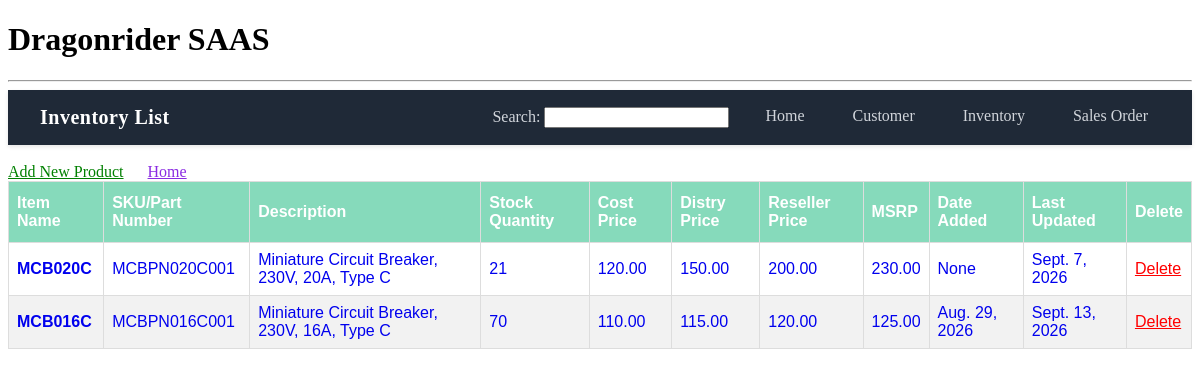
/product/, run on an earlier commit of the app's database.
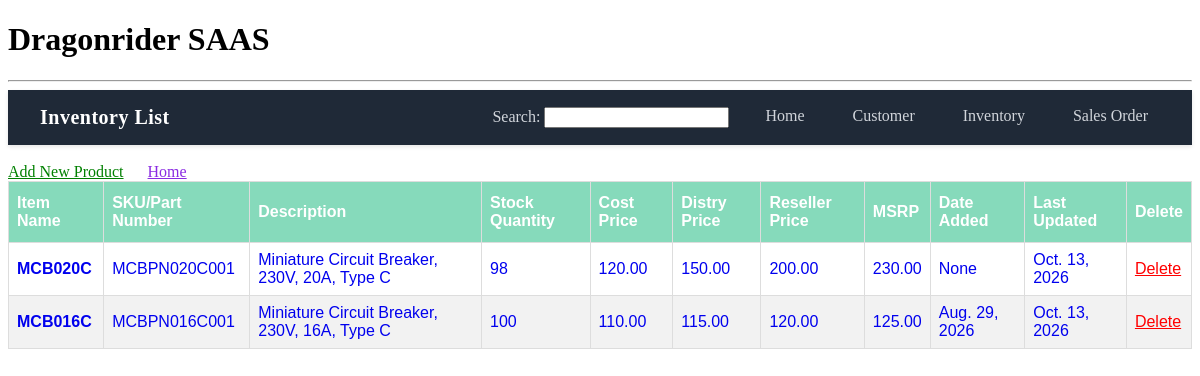
And on a later commit of the database.
### app/models.py (models this page shows, shortened)
class Product(models.Model):
    item_no = models.CharField(max_length=100)
    sku = models.CharField(max_length=50, unique=True)
    description = models.TextField()
    stock_quantity  = models.IntegerField(default=0)
    cost_price = models.DecimalField(max_digits=10, decimal_places=2)
    distry_price = models.DecimalField(max_digits=10, decimal_places=2)
    reseller_price = models.DecimalField(max_digits=10, decimal_places=2)
    MSRP = models.DecimalField(max_digits=10, decimal_places=2)
    dated_added = models.DateField(auto_now_add=True, null=True, blank=True)
    last_updated = models.DateField(auto_now=True, null=True, blank=True)

### app/views.py (the view)
# urls.py: path('product/', views.product_list, name='product_list'),
def product_list(request):
    products = Product.objects.all()
    return render(request, 'inventory/product_list.html', {'products':products})

### app/templates/inventory/product_list.html (shortened to what this page needs)
{% extends 'app/base.html' %}
{% block logo %}Inventory List{% endblock %}
{% load static %}
{% block extra_css %}
<link rel="stylesheet" href="{% static 'app/product_list.css' %}">
{% endblock %}
{% block content %}
<br>
    <a href="{% url 'product_create' %}" style="color: green;">Add New Product</a>
    <a href="{% url 'home' %}" style="color: blueviolet; margin: 20px;">Home</a>
    <table>
        <thead>
            <tr>
                <th>Item Name</th>
                <th>SKU/Part Number</th>
                <th>Description</th>
                <th>Stock Quantity</th>
                <th>Cost Price</th>
                <th>Distry Price</th>
                <th>Reseller Price</th>
                <th>MSRP</th>
                <th>Date Added</th>
                <th>Last Updated</th>
                <th>Delete</th>
            </tr>
        </thead>
        <tbody>
            {% for product in products %}
            <tr class="clickable-row">
                <td><a href="{% url 'product_update' product.pk %}" style="text-decoration: none;"><strong>{{ product.item_no }}</strong></a></td>
                <td><a href="{% url 'product_update' product.pk %}" style="text-decoration: none;">{{ product.sku }}</a></td>
                <td><a href="{% url 'product_update' product.pk %}" style="text-decoration: none;">{{ product.description }}</a></td>
                <td><a href="{% url 'product_update' product.pk %}" style="text-decoration: none;">{{ product.stock_quantity }}</a></td>
                <td><a href="{% url 'product_update' product.pk %}" style="text-decoration: none;">{{ product.cost_price }}</a></td>
                <td><a href="{% url 'product_update' product.pk %}" style="text-decoration: none;">{{ product.distry_price }}</a></td>
                <td><a href="{% url 'product_update' product.pk %}" style="text-decoration: none;">{{ product.reseller_price }}</a></td>
                <td><a href="{% url 'product_update' product.pk %}" style="text-decoration: none;">{{ product.MSRP }}</a></td>
                <td><a href="{% url 'product_update' product.pk %}" style="text-decoration: none;">{{ product.dated_added }}</a></td>
                <td><a href="{% url 'product_update' product.pk %}" style="text-decoration: none;">{{ product.last_updated }}</a></td>
                <td>
                    <a href="{% url 'product_delete' product.pk %}" style="color:red;">Delete</a>
                </td>
            </tr>
            {% empty %}
            <tr>
                <td colspan="11" style="text-align: center; padding: 10px;">No product found.</td>
            </tr>
            {% endfor %}
        </tbody>
    </table>
{% endblock %}

What changed in the data, as far as the page shows it:
changed Product "MCB020C": stock_quantity "21" → "98"; last_updated "Sept. 7, 2026" → "Oct. 13, 2026"
changed Product "MCB016C": stock_quantity "70" → "100"; last_updated "Sept. 13, 2026" → "Oct. 13, 2026"
